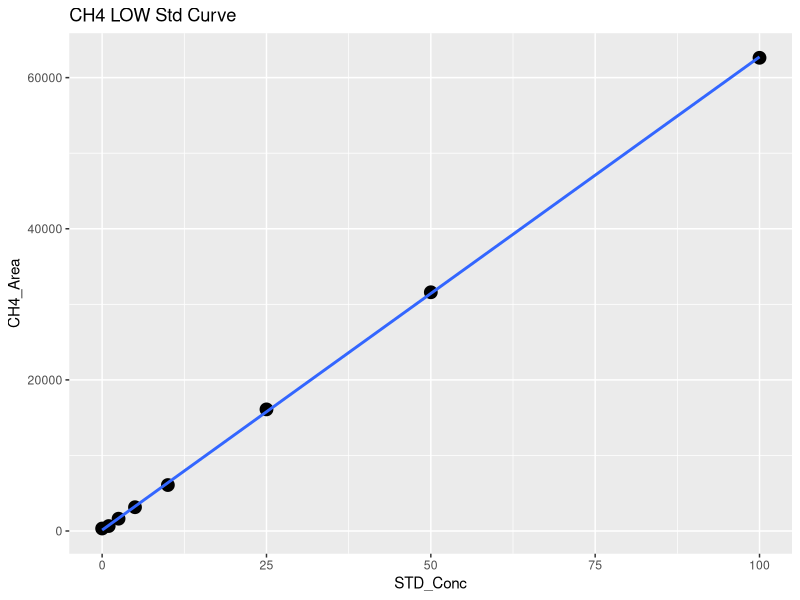
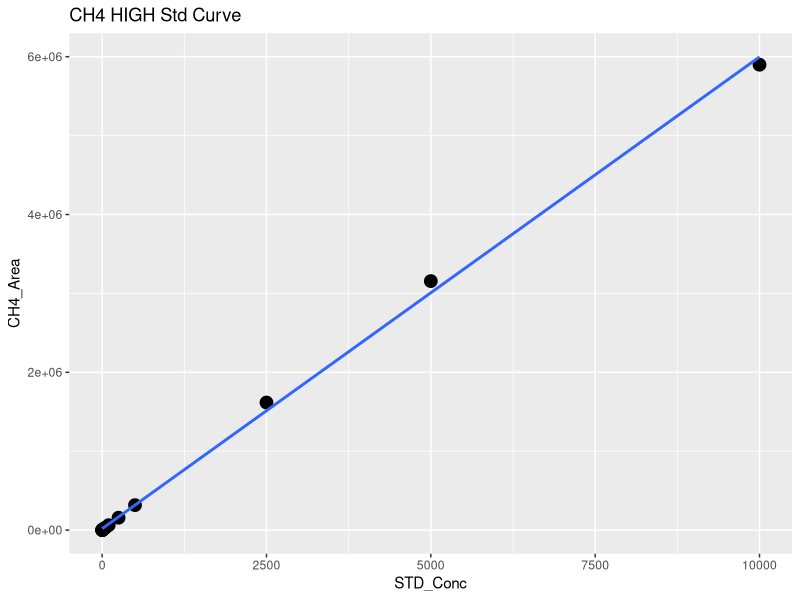
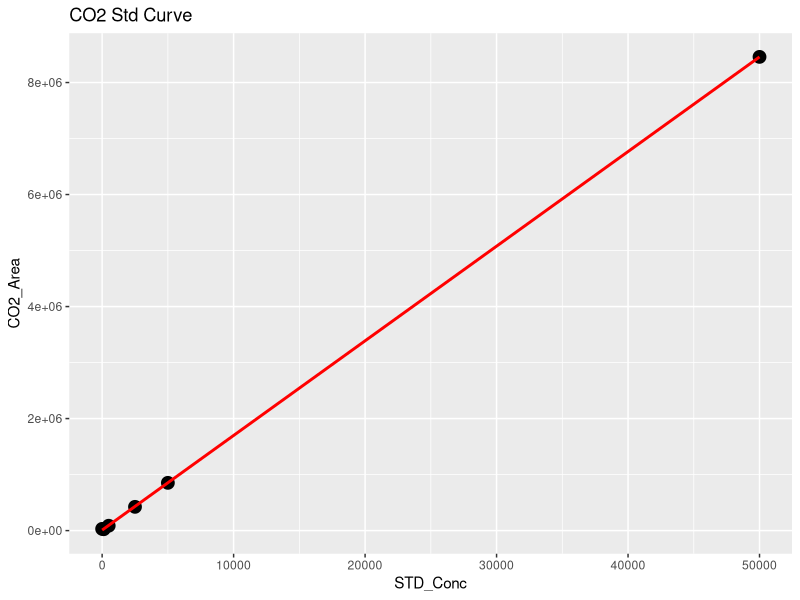
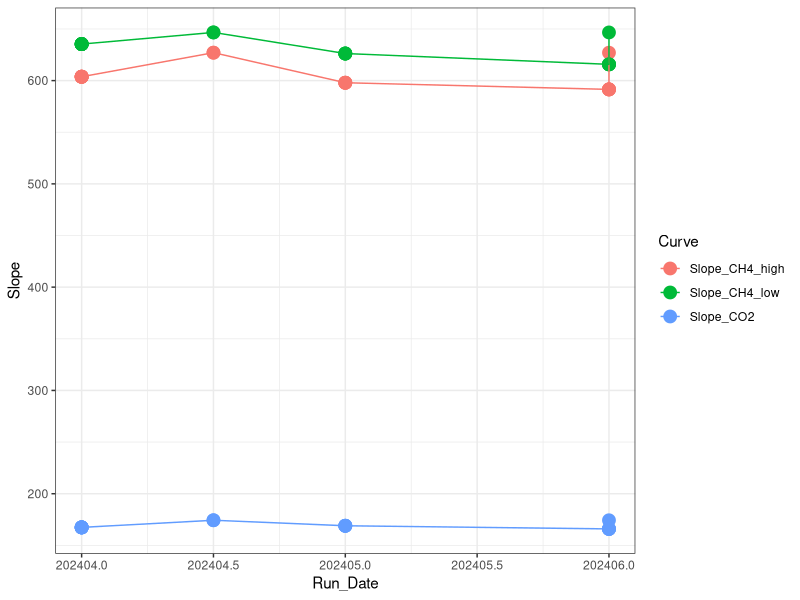

These figures' R source, in order: (Note: this script raises an error after producing the figures.)
## ---- chunk 1
library(dplyr)
library(ggplot2)
library(ggpubr)
library(stringr)
## ---- chunk 2

#Read in June Data 
raw <- read.csv("Raw Data/COMPASS_CBSYN_SGW_202405_entered.csv")
head(raw)

#pull out methane standards
stds_ch4 <-  raw %>%  
  filter(str_detect(Sample_Type, "STD_CH4"))
#head(stds_ch4)

#split into high curve and low curve for CH4
stds_ch4_low <- stds_ch4  %>%  
  filter(!STD_Conc > 100)

#Low curve for CH4
CH4_Low <- ggplot(stds_ch4_low, aes(STD_Conc, CH4_Area)) + geom_point(size=4) + 
  geom_smooth(method = "lm", se = FALSE) + labs(title="CH4 LOW Std Curve")
CH4_Low

CH4_Low_lm <- lm(stds_ch4_low$CH4_Area ~ stds_ch4_low$STD_Conc)
summary(CH4_Low_lm)
cf <- coef(CH4_Low_lm)

#create data frame with 1 rows and 0 columns
Slope_CH4_low <- data.frame(matrix(ncol = 0, nrow = 1))
Slope_CH4_low$Curve <- "Slope_CH4_low"
Slope_CH4_low$R2 <- summary(CH4_Low_lm)$adj.r.squared
Slope_CH4_low$Slope <- cf[2]
Slope_CH4_low$Intercept <- cf[1]
#head(Slope_CH4_low)

#High curve for CH4
CH4_High <- ggplot(stds_ch4, aes(STD_Conc, CH4_Area)) + geom_point(size=4) + 
  geom_smooth(method = "lm", se = FALSE) + labs(title="CH4 HIGH Std Curve")
CH4_High

stds_ch4_lm <- lm(stds_ch4$CH4_Area ~ stds_ch4$STD_Conc)
summary(stds_ch4_lm)
cf <- coef(stds_ch4_lm)

#create data frame with 1 rows and 0 columns
Slope_CH4_high <- data.frame(matrix(ncol = 0, nrow = 1))
Slope_CH4_high$Curve <- "Slope_CH4_high"
Slope_CH4_high$R2 <- summary(stds_ch4_lm)$adj.r.squared
Slope_CH4_high$Slope <- cf[2]
Slope_CH4_high$Intercept <- cf[1]
#head(Slope_CH4_high)

#pull out co2 standards
stds_co2 <-  raw %>%  
  filter(str_detect(Sample_Type, "STD_CO2"))
#head(stds_co2)

#CO2 Curve
CO2_stds <- ggplot(stds_co2, aes(STD_Conc, CO2_Area)) + geom_point(size=4) + 
  geom_smooth(method = "lm", se = FALSE, color="red") + labs(title="CO2 Std Curve")
CO2_stds

stds_co2_lm <- lm(stds_co2$CO2_Area ~ stds_co2$STD_Conc)
summary(stds_co2_lm)
cf <- coef(stds_co2_lm)

#create data frame with 1 rows and 0 columns
Slope_CO2 <- data.frame(matrix(ncol = 0, nrow = 1))
Slope_CO2$Curve <- "Slope_CO2"
Slope_CO2$R2 <- summary(stds_co2_lm)$adj.r.squared
Slope_CO2$Slope <- cf[2]
Slope_CO2$Intercept <- cf[1]
#head(Slope_CO2)

#pull all the slopes together into one dataframe 
Slopes <- rbind(Slope_CH4_low, Slope_CH4_high, Slope_CO2)
#head(Slopes)

#needs changed each time #####
Slopes$Run_Date <- c(202405, 202405, 202405)

log <- read.csv("Raw Data/COMPASS_Varian_QAQC_2024.csv")
head(log)
log <- log[ ,-c(1)]
log <- rbind(log, Slopes)

Slopes_chk <- ggplot(log, aes(Run_Date, Slope, col=Curve)) + geom_point(size=4) + geom_line() + theme_bw()
Slopes_chk

write.csv(log, "Raw Data/COMPASS_Varian_QAQC_2024.csv")
## ---- chunk 3
#head(raw)

#pull out methane standards
Samples <-  raw %>%  
  filter(!str_detect(Sample_Type, "STD_CH4")) %>%  
  filter(!str_detect(Sample_Type, "STD_CO2")) %>%  
  filter(!str_detect(Sample_Type, "Blank")) %>%  
  filter(!str_detect(Sample_Type, "Chk_STD")) %>%  
   filter(!str_detect(Sample_Type, "CHKSTD")) %>%
  filter(!str_detect(Sample_Type, "NA"))
#head(Samples)

#Now flag any areas that are above the 100ppm area for CH4
Samples$CH4_Curve <- ifelse(Samples$CH4_Area >71000, "High", "Low")
#head(Samples)

#Calculate CH4 concentrations in ppm
Samples$CH4_Conc_ppm <- ifelse(Samples$CH4_Area >71000, (Samples$CH4_Area-Slope_CH4_high$Intercept)/Slope_CH4_high$Slope,                                       (Samples$CH4_Area-Slope_CH4_low$Intercept)/Slope_CH4_low$Slope )

#Calculate CO2 concentrations in ppm 
Samples$CO2_Conc_ppm <- ((Samples$CO2_Area-Slope_CO2$Intercept)/Slope_CO2$Slope) 

#head(Samples)

##########make flags for any dilutions needed 
#highest CH4 standard = 10000
#highest CO2 standard = 50000

Samples$CH4_Flag <- ifelse(Samples$CH4_Conc_ppm >10000, "Needs Dilution", "Within Range")
Samples$CO2_Flag <- ifelse(Samples$CO2_Conc_ppm >50000, "Needs Dilution", "Within Range")
#head(Samples)

## ---- chunk 4

chks <-  raw %>%  
  filter(!str_detect(Sample_Type, "STD_CH4")) %>%  
  filter(!str_detect(Sample_Type, "STD_CO2")) %>%  
  filter(!str_detect(Sample_Type, "Blank")) %>%  
  filter(!str_detect(Sample_Type, "Unknown")) %>%  
  filter(!str_detect(Sample_Type, "NA"))
#head(chks)

#Calculate CH4 concentrations in ppm
chks$CH4_Conc_ppm <- ifelse(chks$CH4_Area >71000, 
                      (chks$CH4_Area-Slope_CH4_high$Intercept)/Slope_CH4_high$Slope,                                       (chks$CH4_Area-Slope_CH4_low$Intercept)/Slope_CH4_low$Slope )

#Calculate CO2 concentrations in ppm 
chks$CO2_Conc_ppm <- ((chks$CO2_Area-Slope_CO2$Intercept)/Slope_CO2$Slope)



#change this if check standard concentrations are different 
level_ch4 <- 5      #ppm
level_co2 <- 1000   #ppm

#calculate percent difference of check standards 
chks$Ch4_diff <- ((chks$CH4_Conc_ppm - level_ch4)/((chks$CH4_Conc_ppm + level_ch4)/2)) * 100
chks$CH4_diff_flag <-  ifelse(chks$Ch4_diff <10, 'YES', 'NO, rerun')

chks$CO2_diff <- ((chks$CO2_Conc_ppm - level_co2)/((chks$CO2_Conc_ppm + level_co2)/2)) * 100
chks$CO2_diff_flag <-  ifelse(chks$CO2_diff <10, 'YES', 'NO, rerun')

#now plot the Ch4 concentrations and the CO2 concentrations vs. the expected concentration 
#then also make the color the percent difference between the expected and observed concentration 

ch4_chk <-  ggplot(data = chks, aes(x = Sample_ID, y = CH4_Conc_ppm, fill=CH4_diff_flag)) +
       geom_bar(stat = 'identity') + 
        scale_fill_manual(values=c( "darkgreen", "darkgrey"))+
        #scale_fill_gradient2(low='red', mid='white', high='blue', space='Lab') + 
        theme_classic() + labs(x= " ", y="CH4  (ppm)", title="Check Stds: CH4") + 
        theme(legend.position="bottom") +  geom_hline(yintercept=level_ch4, linetype="dashed", 
                color = "black", size=1)


co2_chk <-  ggplot(data = chks, aes(x = Sample_ID, y = CO2_Conc_ppm, fill=CO2_diff_flag)) +
       geom_bar(stat = 'identity') + 
        scale_fill_manual(values=c("darkgreen", "darkgrey"))+
        #scale_fill_gradient2(low='red', mid='white', high='blue', space='Lab') + 
        theme_classic() + labs(x= " ", y="CO2  (ppm)", title="Check Stds: CO2") + 
        theme(legend.position="bottom") +  geom_hline(yintercept=level_co2, linetype="dashed", 
                color = "black", size=1)

ggarrange(ch4_chk, co2_chk, nrow=1, ncol=2)


## ---- chunk 5

#multiply the concentration by the dilution factor
Samples$CH4_Conc_ppm_dilcorr <- (Samples$CH4_Conc_ppm * Samples$Dilution_Factor)

Samples$CO2_Conc_ppm_dilcorr <- (Samples$CO2_Conc_ppm * Samples$Dilution_Factor)

#check results
#head(Samples)

#quick first look at the samples 
ch4_samples <-  ggplot(data = Samples, aes(x = Sample_ID, y = CH4_Conc_ppm, fill=CH4_Flag)) +
       geom_bar(stat = 'identity') + 
        scale_fill_manual(values=c("red","darkgreen"))+
        #scale_fill_gradient2(low='red', mid='white', high='blue', space='Lab') + 
        theme_classic() + labs(x= " ", y="CH4 (ppm)", title="CH4: Green = Within Range") + 
        theme(legend.position="none") 


co2_samples <-  ggplot(data = Samples, aes(x = Sample_ID, y = CO2_Conc_ppm, fill=CO2_Flag)) +
       geom_bar(stat = 'identity') + 
        scale_fill_manual(values=c("red", "darkgreen"))+
        #scale_fill_gradient2(low='red', mid='white', high='blue', space='Lab') + 
        theme_classic() + labs(x= " ", y="CO2 (ppm)", title="CO2: Green = Within Range") + 
        theme(legend.position="none") 

ggarrange(ch4_samples, co2_samples, nrow=1, ncol=2)


## ---- chunk 6

# Convert ppm CH4 to total umol CH4 in the sample headspace
# use Ideal Gas Law:  
#   hdsp umol CH4 = ppm CH4*(PV/RT) 
#      P = 1 (pressure in atm)
#      R = 0.082 (gas constant)
#      V = 0.015 (gas syringe volume in L)
#      T = "TempC" column value in Kelvin (equilibration temperature)

#set the volume used for the sample
#volume = 0.02
#TempC <-  25 #I am assuming 25C not sure how we want to handle this

#Calculate CH4 concentrations in ppm
#Samples$CH4_Conc_umol <- ifelse(Samples$G_W == "W",
#                    ((Samples$CH4_Conc_ppm_dilcorr*((1*volume/1000)/(0.08206*(TempC+273.15))))/(volume/1000)),
#                    ((((Samples$CH4_Conc_ppm_dilcorr/1000))/16.04)*1000000  ))
#Samples$CO2_Conc_umol <- ifelse(Samples$G_W == "W",
#                    ((Samples$CO2_Conc_ppm_dilcorr*((1*volume/1000)/(0.08206*(TempC+273.15))))/(volume/1000)),
#                    ((((Samples$CO2_Conc_ppm_dilcorr/1000))/16.04)*1000000  ))

#do an if then statement (if it says water use this and if it says gas then use )
#Samples$hdsp_umol_CH4 <- (Samples$CH4_Conc_ppm_dilcorr*((1*volume/1000)/(0.08206*(TempC+273.15))))/(volume/1000)
#Samples$hdsp_umol_CO2 <- Samples$CO2_Conc_ppm_dilcorr*((1*volume/1000)/(0.08206*(TempC+273.15)))
# Convert headspace CH4 to dissolved umol/L Ch4 in sample
#Samples$pw_umol_CH4 <- Samples$hdsp_umol_CH4/(volume/1000)

#quick first look at the samples 
#ch4_samples1 <-  ggplot(data = Samples, aes(x = Sample_ID, y = CH4_Conc_umol, fill=G_W)) +
#       geom_bar(stat = 'identity') + 
 #       scale_fill_manual(values=c("darkgrey","darkblue"))+
        #scale_fill_gradient2(low='red', mid='white', high='blue', space='Lab') + 
 #       theme_classic() + labs(x= " ", y="CH4 (uM)", title="CH4: Blue = PW Sample") + 
 #       theme(legend.position="none") 


#co2_samples1 <-  ggplot(data = Samples, aes(x = Sample_ID, y = CO2_Conc_umol, fill=G_W)) +
 #      geom_bar(stat = 'identity') + 
#        scale_fill_manual(values=c("darkgrey","darkblue"))+
        #scale_fill_gradient2(low='red', mid='white', high='blue', space='Lab') + 
#        theme_classic() + labs(x= " ", y="CO2 (uM)", title="CO2: Blue = PW Sample") + 
#        theme(legend.position="none") 

#ggarrange(ch4_samples1, co2_samples1, nrow=1, ncol=2)

## ---- chunk 7

#pull out what we need 
Samples1 <- Samples[ ,c(1:3,6:9,18:21)]
#head(Samples1)

IDs <- data.frame(do.call('rbind', strsplit(as.character(Samples1$Sample_ID),'_',fixed=TRUE)))
colnames(IDs) <- c("Site" , "Zone", "Replicate", "Depth")
IDs$Depth1 <- ifelse(IDs$Depth == '10cm', '10', 
                 ifelse(IDs$Depth == '20cm', '20', 
                        ifelse(IDs$Depth == '45cm', '45', '0')))
head(IDs)

#rejoin them to the dataframe
alldat <- cbind(IDs, Samples1)
head(alldat)

write.csv(alldat, "Processed Data/COMPASS_CBSYN_SGW_202405_Processed.csv")
